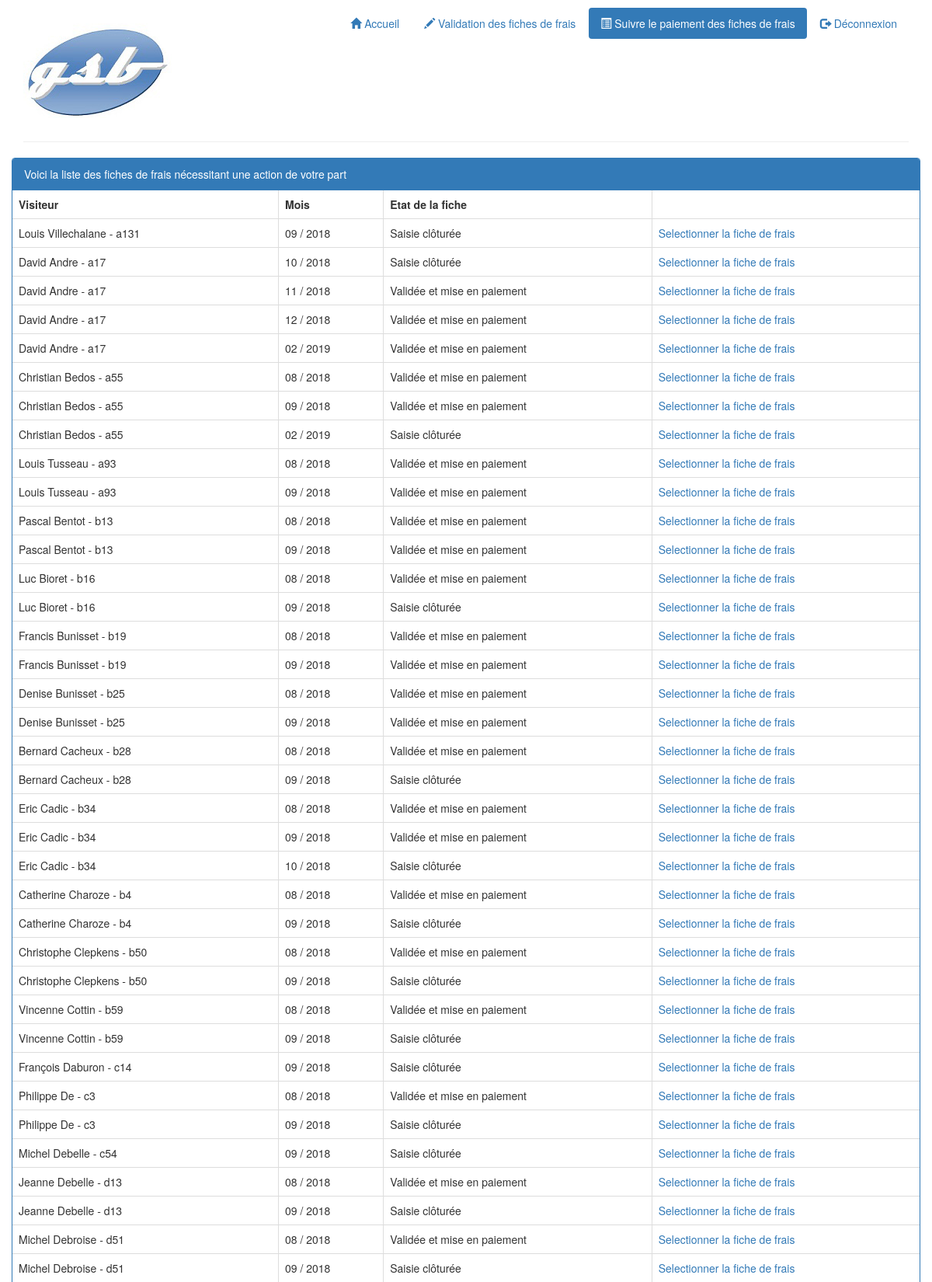
Screenshot of /GSB_AppliMVC/index.php?uc=validerFrais&action=suiviPaiementFicheFrais&chemin=suivrePaiementFichesFrais (signed in, upper part) with the database file from the repository.
### tables this page shows
CREATE TABLE IF NOT EXISTS `fichefrais` (
  `idvisiteur` char(4) NOT NULL,
  `mois` char(6) NOT NULL,
  `nbjustificatifs` int(11) DEFAULT NULL,
  `montantvalide` decimal(10,2) DEFAULT NULL,
  `datemodif` date DEFAULT NULL,
  `idetat` char(2) DEFAULT 'CR',
  `vehiculeutilise` char(3) NOT NULL DEFAULT '4CD',
  `dejaimprimer` tinyint(1) NOT NULL DEFAULT '0',
  PRIMARY KEY (`idvisiteur`,`mois`),
  KEY `idetat` (`idetat`),
  KEY `idvehicule` (`vehiculeutilise`) USING BTREE
);

CREATE TABLE IF NOT EXISTS `visiteur` (
  `id` char(4) NOT NULL,
  `nom` char(30) DEFAULT NULL,
  `prenom` char(30) DEFAULT NULL,
  `login` char(20) DEFAULT NULL,
  `mdp` char(20) DEFAULT NULL,
  `adresse` char(30) DEFAULT NULL,
  `cp` char(5) DEFAULT NULL,
  `ville` char(30) DEFAULT NULL,
  `dateembauche` date DEFAULT NULL,
  PRIMARY KEY (`id`)
);

CREATE TABLE IF NOT EXISTS `etat` (
  `id` char(2) NOT NULL,
  `libelle` varchar(30) DEFAULT NULL,
  PRIMARY KEY (`id`)
);

### GSB_AppliMVC/includes/class.pdogsb.inc.php (called while the page is built, shortened)
<?php
class PdoGsb
{
    private static $serveur = 'mysql:host=localhost';
    private static $bdd = 'dbname=gsb_frais';
    private static $user = 'userGsb';
    private static $mdp = 'secret';
    private static $monPdo;
    private static $monPdoGsb = null;
    private function __construct()
    {
        PdoGsb::$monPdo = new PDO(PdoGsb::$serveur.';'.PdoGsb::$bdd, PdoGsb::$user, PdoGsb::$mdp);
        PdoGsb::$monPdo->query('SET CHARACTER SET utf8');
    }
    public static function getPdoGsb()
    {
        if (PdoGsb::$monPdoGsb == null) {
            PdoGsb::$monPdoGsb = new PdoGsb();
        }
        return PdoGsb::$monPdoGsb;
    }
	public function getListeFicheFraisAValiderOuMiseEnPaiement($valide, $misEnPaiement)
    {
        $requetePrepare = PdoGsb::$monPdo->prepare(
            'SELECT fichefrais.idvisiteur as idVisiteur, '
			. 'fichefrais.mois as mois, '
			. 'fichefrais.idetat as idEtat, '
			. 'visiteur.nom as nomVisiteur, '
			. 'visiteur.prenom as prenomVisiteur, '
			. 'etat.libelle as libEtat '
			. 'FROM fichefrais '
			. 'INNER JOIN visiteur ON fichefrais.idvisiteur = visiteur.id '
			. 'INNER JOIN etat ON fichefrais.idetat = etat.id '
            . 'WHERE fichefrais.idetat = :valide '
            . 'OR fichefrais.idetat = :misEnPaiement '
			. 'ORDER BY fichefrais.idvisiteur, fichefrais.mois'
        );
		$requetePrepare->bindParam(':valide', $valide, PDO::PARAM_STR);
        $requetePrepare->bindParam(':misEnPaiement', $misEnPaiement, PDO::PARAM_STR);
        $requetePrepare->execute();
		$lesFichesFrais = $requetePrepare->fetchAll();
        return $lesFichesFrais;
    }
}

### GSB_AppliMVC/vues/v_suiviFicheFrais.php (the view, shortened to what this page needs)
<hr>
<div class="row">
	<div class="panel panel-primary">
		<div class="panel-heading">Voici la liste des fiches de frais nécessitant une action de votre part</div>
		<table class="table table-bordered table-responsive">
				<thead>
					<tr>
						<th class="date">Visiteur</th>
						<th class="libelle">Mois</th>
						<th class="montant">Etat de la fiche</th>
						<th class="action"></th>
					</tr>
				</thead>
				<tbody>
				<?php
				foreach ($listeFicheFrais as $uneFicheFrais) {
					$idVisiteur = $uneFicheFrais['idVisiteur'];
					$affichageVisiteur = $uneFicheFrais['prenomVisiteur'].' '.$uneFicheFrais['nomVisiteur'].' - '.$uneFicheFrais['idVisiteur'];
					$numAnnee = substr($uneFicheFrais['mois'], 0, 4);
					$numMois = substr($uneFicheFrais['mois'], 4, 2);
					$mois = $numMois.' / '.$numAnnee;
					$idEtat = $uneFicheFrais['libEtat'];
					$moisTransmis = $uneFicheFrais['mois'];
					?>
					<tr>
						<td> <?php echo $affichageVisiteur ?></td>
						<td> <?php echo $mois ?></td>
						<td><?php echo $idEtat ?></td>
						<td><a href="index.php?uc=validerFrais&action=voirFicheFraisSuiviDePaiement&chemin=suivrePaiementFichesFrais&mois=<?php echo $moisTransmis ?>&visiteur=<?php echo $idVisiteur ?>">Selectionner la fiche de frais</a></td>
					</tr>
					<?php
				}?>
				</tbody>
		</table>
	</div>
</div>
<br>
<br/>

### rows the page displays
fichefrais: idvisiteur.nom "Louis Villechalane - a131", mois "09 / 2018", idetat.libelle "Saisie clôturée"
fichefrais: idvisiteur.nom "David Andre - a17", mois "10 / 2018", idetat.libelle "Saisie clôturée"
fichefrais: idvisiteur.nom "David Andre - a17", mois "11 / 2018", idetat.libelle "Validée et mise en paiement"
fichefrais: idvisiteur.nom "David Andre - a17", mois "12 / 2018", idetat.libelle "Validée et mise en paiement"
fichefrais: idvisiteur.nom "David Andre - a17", mois "02 / 2019", idetat.libelle "Validée et mise en paiement"
fichefrais: idvisiteur.nom "Christian Bedos - a55", mois "08 / 2018", idetat.libelle "Validée et mise en paiement"
fichefrais: idvisiteur.nom "Christian Bedos - a55", mois "09 / 2018", idetat.libelle "Validée et mise en paiement"
fichefrais: idvisiteur.nom "Christian Bedos - a55", mois "02 / 2019", idetat.libelle "Saisie clôturée"
fichefrais: idvisiteur.nom "Louis Tusseau - a93", mois "08 / 2018", idetat.libelle "Validée et mise en paiement"
fichefrais: idvisiteur.nom "Louis Tusseau - a93", mois "09 / 2018", idetat.libelle "Validée et mise en paiement"
fichefrais: idvisiteur.nom "Pascal Bentot - b13", mois "08 / 2018", idetat.libelle "Validée et mise en paiement"
fichefrais: idvisiteur.nom "Pascal Bentot - b13", mois "09 / 2018", idetat.libelle "Validée et mise en paiement"
fichefrais: idvisiteur.nom "Luc Bioret - b16", mois "08 / 2018", idetat.libelle "Validée et mise en paiement"
fichefrais: idvisiteur.nom "Luc Bioret - b16", mois "09 / 2018", idetat.libelle "Saisie clôturée"
fichefrais: idvisiteur.nom "Francis Bunisset - b19", mois "08 / 2018", idetat.libelle "Validée et mise en paiement"
fichefrais: idvisiteur.nom "Francis Bunisset - b19", mois "09 / 2018", idetat.libelle "Validée et mise en paiement"
fichefrais: idvisiteur.nom "Denise Bunisset - b25", mois "08 / 2018", idetat.libelle "Validée et mise en paiement"
fichefrais: idvisiteur.nom "Denise Bunisset - b25", mois "09 / 2018", idetat.libelle "Validée et mise en paiement"
fichefrais: idvisiteur.nom "Bernard Cacheux - b28", mois "08 / 2018", idetat.libelle "Validée et mise en paiement"
fichefrais: idvisiteur.nom "Bernard Cacheux - b28", mois "09 / 2018", idetat.libelle "Saisie clôturée"
fichefrais: idvisiteur.nom "Eric Cadic - b34", mois "08 / 2018", idetat.libelle "Validée et mise en paiement"
fichefrais: idvisiteur.nom "Eric Cadic - b34", mois "09 / 2018", idetat.libelle "Validée et mise en paiement"
fichefrais: idvisiteur.nom "Eric Cadic - b34", mois "10 / 2018", idetat.libelle "Saisie clôturée"
fichefrais: idvisiteur.nom "Catherine Charoze - b4", mois "08 / 2018", idetat.libelle "Validée et mise en paiement"
fichefrais: idvisiteur.nom "Catherine Charoze - b4", mois "09 / 2018", idetat.libelle "Saisie clôturée"
fichefrais: idvisiteur.nom "Christophe Clepkens - b50", mois "08 / 2018", idetat.libelle "Validée et mise en paiement"
fichefrais: idvisiteur.nom "Christophe Clepkens - b50", mois "09 / 2018", idetat.libelle "Saisie clôturée"
fichefrais: idvisiteur.nom "Vincenne Cottin - b59", mois "08 / 2018", idetat.libelle "Validée et mise en paiement"
fichefrais: idvisiteur.nom "Vincenne Cottin - b59", mois "09 / 2018", idetat.libelle "Saisie clôturée"
fichefrais: idvisiteur.nom "François Daburon - c14", mois "09 / 2018", idetat.libelle "Saisie clôturée"
fichefrais: idvisiteur.nom "Philippe De - c3", mois "08 / 2018", idetat.libelle "Validée et mise en paiement"
fichefrais: idvisiteur.nom "Philippe De - c3", mois "09 / 2018", idetat.libelle "Saisie clôturée"
fichefrais: idvisiteur.nom "Michel Debelle - c54", mois "09 / 2018", idetat.libelle "Saisie clôturée"
fichefrais: idvisiteur.nom "Jeanne Debelle - d13", mois "08 / 2018", idetat.libelle "Validée et mise en paiement"
fichefrais: idvisiteur.nom "Jeanne Debelle - d13", mois "09 / 2018", idetat.libelle "Saisie clôturée"
fichefrais: idvisiteur.nom "Michel Debroise - d51", mois "08 / 2018", idetat.libelle "Validée et mise en paiement"
fichefrais: idvisiteur.nom "Michel Debroise - d51", mois "09 / 2018", idetat.libelle "Saisie clôturée"
